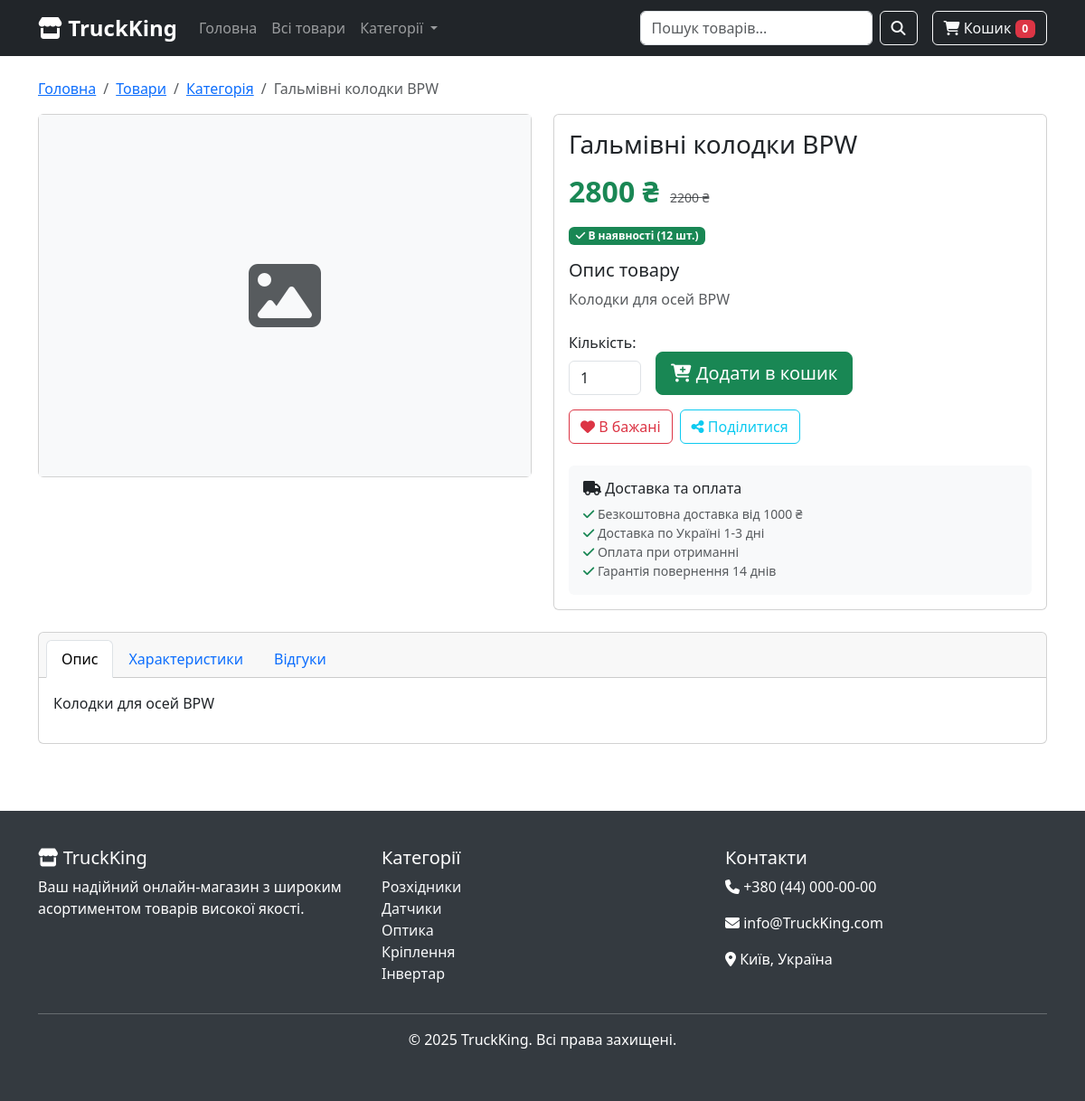
Screenshot of /product/26 with the database file from the repository.
### tables this page shows
CREATE TABLE products (
                id INTEGER PRIMARY KEY AUTOINCREMENT,
                name TEXT NOT NULL,
                price INTEGER NOT NULL,
                buyprice INTEGER NOT NULL,
                description TEXT,
                category_id INTEGER,
                stock_quantity INTEGER DEFAULT 0,
                created_at TIMESTAMP DEFAULT CURRENT_TIMESTAMP,
                FOREIGN KEY (category_id) REFERENCES categories(id)
            );

CREATE TABLE categories (
                id INTEGER PRIMARY KEY AUTOINCREMENT,
                name TEXT NOT NULL UNIQUE,
                description TEXT
            );

### app.py (the view)
@app.route("/product/<int:product_id>")
def product_detail(product_id):
    product_data = db.get_product_with_images(product_id)
    if not product_data['product']:
        flash("Товар не знайдено", "error")
        return redirect(url_for('products'))
    return render_template("product_detail.html",
                           product=product_data['product'],
                           images=product_data['images'])

### app.py (called while the page is built)
def get_session_id():
    if 'session_id' not in session:
        session['session_id'] = str(uuid.uuid4())
    return session['session_id']

@app.context_processor
def inject_categories():
    return dict(categories=db.get_all_categories())

@app.context_processor
def inject_cart_count():
    session_id = get_session_id()
    cart_count = db.get_cart_count(session_id)
    return dict(cart_count=cart_count)

### data_module.py (called while the page is built)
def connect():
    return sqlite3.connect(DB_NAME)

def get_all_categories():
    with connect() as conn:
        cur = conn.cursor()
        cur.execute('SELECT * FROM categories')
        return cur.fetchall()

def get_product_with_images(product_id):
    with connect() as conn:
        cur = conn.cursor()
        cur.execute('''SELECT p.*, c.name as category_name
                       FROM products p
                       LEFT JOIN categories c ON p.category_id = c.id
                       WHERE p.id = ?''', (product_id,))
        product = cur.fetchone()
        cur.execute('SELECT image_path FROM product_images WHERE product_id = ?', (product_id,))
        images = cur.fetchall()
        return {
            "product": product,
            "images": [img[0] for img in images]
        }

def get_cart_count(session_id):
    with connect() as conn:
        cur = conn.cursor()
        cur.execute('SELECT SUM(quantity) FROM cart WHERE session_id = ?', (session_id,))
        result = cur.fetchone()
        return result[0] if result[0] else 0

### templates/product_detail.html (shortened to what this page needs)
{% extends "base.html" %}
{% block content %}
<div class="container py-4">
    <nav aria-label="breadcrumb">
        <ol class="breadcrumb">
            <li class="breadcrumb-item"><a href="{{ url_for('mainlink') }}">Головна</a></li>
            <li class="breadcrumb-item"><a href="{{ url_for('products') }}">Товари</a></li>
            {% if product[5] %}
            <li class="breadcrumb-item"><a href="{{ url_for('category_products', category_id=product[5]) }}">{{ product[9] or 'Категорія' }}</a></li>
            {% endif %}
            <li class="breadcrumb-item active">{{ product[1] }}</li>
        </ol>
    </nav>
    <div class="row">
        <div class="col-lg-6 mb-4">
            <div class="card">
                <div class="card-body p-0">
                    {% if images %}
                        <div id="productCarousel" class="carousel slide" data-bs-ride="carousel">
                            <div class="carousel-inner">
                                {% for image in images %}
                                <div class="carousel-item {% if loop.first %}active{% endif %}">
                                    <img src="{{ url_for('static', filename=image) }}" class="d-block w-100" alt="{{ product[1] }}" style="height: 400px; object-fit: cover;">
                                </div>
                                {% endfor %}
                            </div>
                            {% if images|length > 1 %}
                            <button class="carousel-control-prev" type="button" data-bs-target="#productCarousel" data-bs-slide="prev">
                                <span class="carousel-control-prev-icon"></span>
                            </button>
                            <button class="carousel-control-next" type="button" data-bs-target="#productCarousel" data-bs-slide="next">
                                <span class="carousel-control-next-icon"></span>
                            </button>
                            {% endif %}
                        </div>
                    {% else %}
                        <div class="d-flex align-items-center justify-content-center bg-light" style="height: 400px;">
                            <i class="fas fa-image fa-5x text-muted"></i>
                        </div>
                    {% endif %}
                </div>
            </div>
        </div>
        <div class="col-lg-6">
            <div class="card h-100">
                <div class="card-body">
                    <h1 class="h3 mb-3">{{ product[1] }}</h1>
                    <div class="mb-3">
                        <span class="h2 text-success fw-bold">{{ product[2] }} ₴</span>
                        {% if product[3] and product[3] != product[2] %}
                        <small class="text-muted ms-2">
                            <s>{{ product[3] }} ₴</s>
                        </small>
                        {% endif %}
                    </div>
                    {% if product[6] is defined %}
                    <div class="mb-3">
                        {% if product[6] > 0 %}
                            <span class="badge bg-success">
                                <i class="fas fa-check"></i> В наявності ({{ product[6] }} шт.)
                            </span>
                        {% else %}
                            <span class="badge bg-danger">
                                <i class="fas fa-times"></i> Немає в наявності
                            </span>
                        {% endif %}
                    </div>
                    {% endif %}
                    {% if product[4] %}
                    <div class="mb-4">
                        <h5>Опис товару</h5>
                        <p class="text-muted">{{ product[4] }}</p>
                    </div>
                    {% endif %}
                    <form class="add-to-cart-form mb-3">
                        <div class="row g-3 align-items-end">
                            <div class="col-auto">
                                <label for="quantity" class="form-label">Кількість:</label>
                                <input type="number" class="form-control" id="quantity" name="quantity" value="1" min="1" max="{{ product[6] or 99 }}" style="width: 80px;">
                            </div>
                            <div class="col-auto">
                                <button type="submit" class="btn btn-success btn-lg" {% if product[6] == 0 %}disabled{% endif %}>
                                    <i class="fas fa-cart-plus"></i> Додати в кошик
                                </button>
                            </div>
                        </div>
                    </form>
                    <div class="d-flex gap-2">
                        <button class="btn btn-outline-danger">
                            <i class="fas fa-heart"></i> В бажані
                        </button>
                        <button class="btn btn-outline-info">
                            <i class="fas fa-share-alt"></i> Поділитися
                        </button>
                    </div>
                    <div class="mt-4 p-3 bg-light rounded">
                        <h6><i class="fas fa-truck"></i> Доставка та оплата</h6>
                        <ul class="list-unstyled mb-0 small text-muted">
                            <li><i class="fas fa-check text-success"></i> Безкоштовна доставка від 1000 ₴</li>
                            <li><i class="fas fa-check text-success"></i> Доставка по Україні 1-3 дні</li>
                            <li><i class="fas fa-check text-success"></i> Оплата при отриманні</li>
                            <li><i class="fas fa-check text-success"></i> Гарантія повернення 14 днів</li>
                        </ul>
                    </div>
                </div>
            </div>
        </div>
    </div>
    <div class="row mt-4">
        <div class="col-12">
            <div class="card">
                <div class="card-header">
                    <ul class="nav nav-tabs card-header-tabs" role="tablist">
                        <li class="nav-item">
                            <a class="nav-link active" data-bs-toggle="tab" href="#description" role="tab">Опис</a>
                        </li>
                        <li class="nav-item">
                            <a class="nav-link" data-bs-toggle="tab" href="#specifications" role="tab">Характеристики</a>
                        </li>
                        <li class="nav-item">
                            <a class="nav-link" data-bs-toggle="tab" href="#reviews" role="tab">Відгуки</a>
                        </li>
                    </ul>
                </div>
                <div class="card-body">
                    <div class="tab-content">
                        <div class="tab-pane fade show active" id="description" role="tabpanel">
                            <p>{{ product[4] or 'Детальний опис товару буде додано пізніше.' }}</p>
                        </div>
                    </div>
                </div>
            </div>
        </div>
    </div>
</div>
{% endblock %}

### templates/base.html (shortened to what this page needs)
<!DOCTYPE html>
<html lang="uk">
<head>
    <link href="https://cdnjs.cloudflare.com/ajax/libs/bootstrap/5.3.0/css/bootstrap.min.css" rel="stylesheet">
    <link href="https://cdnjs.cloudflare.com/ajax/libs/font-awesome/6.4.0/css/all.min.css" rel="stylesheet">
</head>
<body>
    <nav class="navbar navbar-expand-lg navbar-dark bg-dark sticky-top">
        <div class="container">
            <a class="navbar-brand" href="{{ url_for('mainlink') }}">
                <i class="fas fa-store"></i> TruckKing
            </a>
            <div class="collapse navbar-collapse" id="navbarNav">
                <ul class="navbar-nav me-auto">
                    <li class="nav-item">
                        <a class="nav-link" href="{{ url_for('mainlink') }}">Головна</a>
                    </li>
                    <li class="nav-item">
                        <a class="nav-link" href="{{ url_for('products') }}">Всі товари</a>
                    </li>
                    <li class="nav-item dropdown">
                        <a class="nav-link dropdown-toggle" href="#" role="button" data-bs-toggle="dropdown">
                            Категорії
                        </a>
                    </li>
                </ul>
                <form class="d-flex me-3" method="GET" action="{{ url_for('search') }}">
                    <input class="form-control me-2" type="search" name="q" placeholder="Пошук товарів..." aria-label="Search">
                    <button class="btn btn-outline-light" type="submit">
                        <i class="fas fa-search"></i>
                    </button>
                </form>
                <div class="d-flex">
                    <a href="#" class="btn btn-outline-light">
                        <i class="fas fa-shopping-cart"></i> Кошик <span class="badge bg-danger">0</span>
                    </a>
                </div>
            </div>
        </div>
    </nav>
    <main>
        {% block content %}{% endblock %}
    </main>
    <footer class="footer">
        <div class="container">
            <div class="row">
                <div class="col-md-4">
                    <h5><i class="fas fa-store"></i> TruckKing</h5>
                    <p>Ваш надійний онлайн-магазин з широким асортиментом товарів високої якості.</p>
                </div>
                <div class="col-md-4">
                    <h5>Категорії</h5>
                    <ul class="list-unstyled">
                        {% if categories %}
                            {% for category in categories[:5] %}
                            <li><a href="{{ url_for('category_products', category_id=category[0]) }}" class="text-light text-decoration-none">{{ category[1] }}</a></li>
                            {% endfor %}
                        {% endif %}
                    </ul>
                </div>
                <div class="col-md-4">
                    <h5>Контакти</h5>
                    <p><i class="fas fa-phone"></i> +380 (44) 000-00-00</p>
                    <p><i class="fas fa-envelope"></i> info@TruckKing.com</p>
                    <p><i class="fas fa-map-marker-alt"></i> Київ, Україна</p>
                </div>
            </div>
            <hr>
            <div class="text-center">
                <p>&copy; 2025 TruckKing. Всі права захищені.</p>
            </div>
        </div>
    </footer>
</body>
</html>

### templates/base.html (style rules this page uses)
.navbar-brand { font-weight: bold; font-size: 1.5rem; }
.footer { background: #343a40; color: white; padding: 40px 0; margin-top: 50px; }

### rows the page displays
products: name "Гальмівні колодки BPW", price "2800", buyprice "2200", stock_quantity "12", description "Колодки для осей BPW"
categories: name "Розхідники"
categories: name "Датчики"
categories: name "Оптика"
categories: name "Кріплення"
categories: name "Інвертар"

### other values shown
{{ product[9] or 'Категорія' }} "Категорія"
